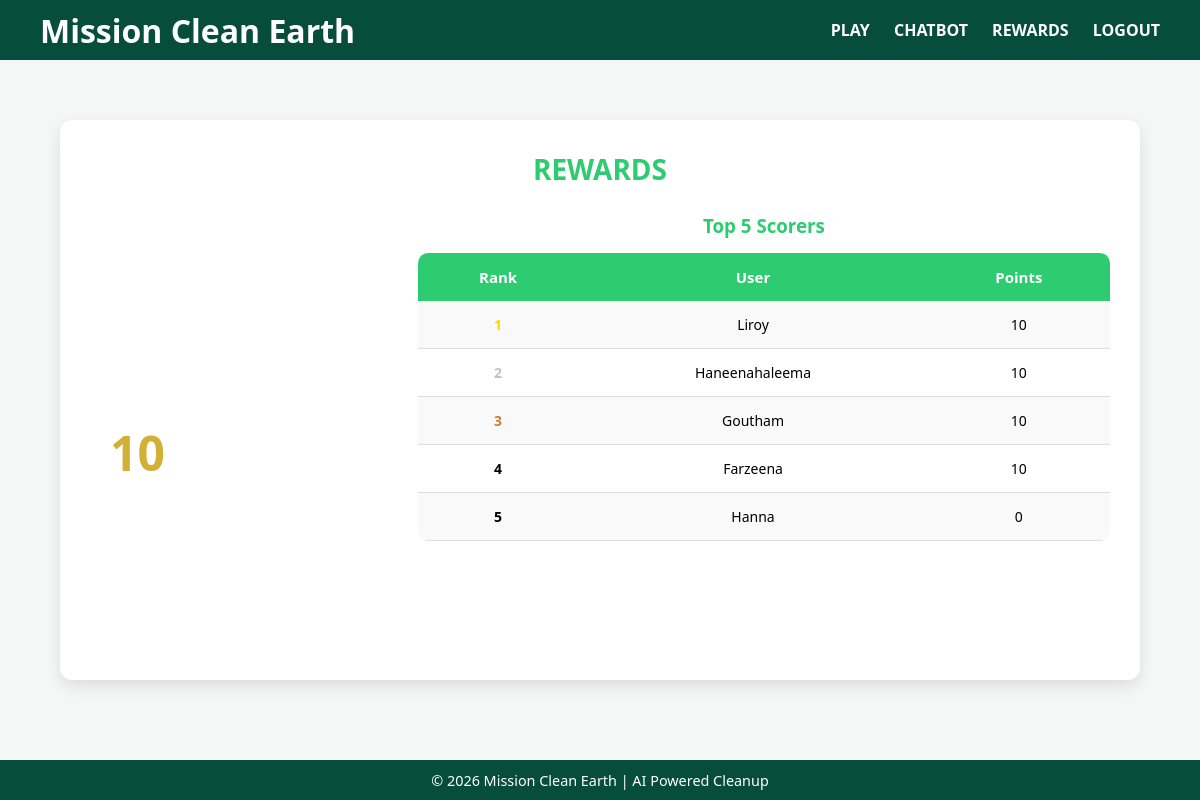
The page /users/rewards/ (signed in) on the database its author committed.
### users/models.py (models this page shows, shortened)
class UserProfile(models.Model):
    user = models.OneToOneField(User, on_delete=models.CASCADE)
    points = models.IntegerField(default=0)

### users/views.py (the view)
# urls.py: path('rewards/', rewards_view, name='rewards'),
@login_required
def rewards_view(request):
    user_profile = request.user.userprofile
    user_points = user_profile.points
    top_scorers = UserProfile.objects.order_by('-points')[:5]
    return render(request, 'users/rewards.html', {
        'user_points': user_points,
        'top_scorers': top_scorers
    })

### templates/users/rewards.html (shortened to what this page needs)
{% extends 'users/base.html' %}
{% load static %}
 {% block content %}
<!DOCTYPE html>
<html lang="en">
<head>
    <link rel="stylesheet" href="{% static 'users/rewards.css' %}">
</head>
<body>
<div class="container">
    <h2>REWARDS</h2>
    <div class="dashboard">
        <div class="points-card">
            <div class="video-container left-video">
                <video autoplay loop muted playsinline>
                <source src="{% static 'videos/c.mp4' %}" type="video/mp4">
                </video>
            </div>
            <p id="points">{{ user_points }}</p>
        </div>
        <div class="leaderboard-card">
            <h3>Top 5 Scorers</h3>
            <table>
                <tr>
                    <th>Rank</th>
                    <th>User</th>
                    <th>Points</th>
                </tr>
                {% for profile in top_scorers %}
                <tr>
                    <td class="rank {% if forloop.counter == 1 %}top1{% elif forloop.counter == 2 %}top2{% elif forloop.counter == 3 %}top3{% endif %}">
                        {{ forloop.counter }}
                    </td>
                    <td>{{ profile.user.username }}</td>
                    <td>{{ profile.points }}</td>
                </tr>
                {% endfor %}
            </table>
        </div>
    </div>
</div>
</body>
</html>
{% endblock %}

### templates/users/base.html (shortened to what this page needs)
{% load static %}
<!DOCTYPE html>
<html lang="en">
<head>
    <link rel="stylesheet" href="{% static 'users/base.css' %}">
</head>
<body>
    {% include 'users/header.html' %}
    {% block content %}
    {% endblock content %}
    {% include 'users/footer.html' %}
</body>
</html>

### templates/users/header.html
<header class="site-header">
    <h1>Mission Clean Earth</h1>
    <nav>
        <a href="{% url 'dashboard' %}">PLAY</a>
        <a href="{% url 'chatbot_page' %}">CHATBOT</a>
        <a href="{% url 'rewards' %}">REWARDS</a>
        {% if user.is_authenticated %}
            <a href="{% url 'logout' %}">LOGOUT</a>
        {% else %}
            <a href="{% url 'login' %}">Login</a>
        {% endif %}
    </nav>
</header>

### templates/users/footer.html
<footer class="site-footer">
    <p>© 2026 Mission Clean Earth | AI Powered Cleanup</p>
</footer>

### static/users/base.css (style rules this page uses)
* { margin: 0; padding: 0; box-sizing: border-box; font-family: 'Segoe UI', Arial, sans-serif; }
html, body { height: 100%; background: #f4fdf7; }
.site-header { width: 100%; position: fixed; top: 0; left: 0; background: #064E3B; color: white; padding: 0 40px; display: flex; justify-content: space-between; align-items: center; z-index: 1000; height: 60px; }
.site-header nav a { color: white; text-decoration: none; margin-left: 20px; font-weight: bold; }
.site-footer { width: 100%; position: fixed; bottom: 0; left: 0; background: #064E3B; color: white; text-align: center; height: 40px; display: flex; align-items: center; justify-content: center; z-index: 1000; font-size: 0.9rem; }

### static/users/rewards.css (style rules this page uses)
* { margin: 0; padding: 0; box-sizing: border-box; }
body { font-family: Arial, sans-serif; background-color: #f4f7f6; min-height: 100vh; display: flex; align-items: center; justify-content: center; }
.container { width: 90%; max-width: 1100px; min-height: 70vh; background: #ffffff; padding: 30px; border-radius: 12px; box-shadow: 0 6px 15px rgba(0,0,0,0.1); }
h2 { text-align: center; color: #2ecc71; margin-bottom: 25px; font-size: 28px; }
.dashboard { display: flex; gap: 30px; align-items: center; }
.points-card { width: 30%; background: white; border-radius: 12px; padding: 20px; text-align: left; }
.video-container { text-align: left; margin-bottom: 10px; }
.video-container video { width: 170px; height: auto; }
#points { font-size: 48px; font-weight: bold; color: #D4AF37; line-height: 1.1; position: absolute; left: 23.4% transform: translateX(-50%); align-items: center; }
.leaderboard-card { width: 70%; }
.leaderboard-card h3 { text-align: center; margin-bottom: 15px; color: #2ecc71; }
table { width: 100%; border-collapse: collapse; background: #ffffff; border-radius: 10px; overflow: hidden; }
th { background: #2ecc71; color: #ffffff; padding: 14px; font-size: 15px; }
td { padding: 14px; text-align: center; border-bottom: 1px solid #ddd; font-size: 14px; }
tr:nth-child(even) { background: #f9f9f9; }
.rank { font-weight: bold; }
.top1 { color: gold; }
.top2 { color: silver; }
.top3 { color: #cd7f32; }

### rows shown on the page
UserProfile: user.username "Liroy", points "10"
UserProfile: user.username "Haneenahaleema", points "10"
UserProfile: user.username "Goutham", points "10"
UserProfile: user.username "Farzeena", points "10"
UserProfile: user.username "Hanna", points "0"

### other values the page prints
{{ user_points }} "10"
